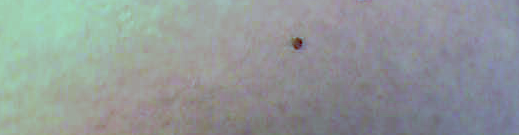
#> input picture L (1).png, 519 x 135 px
$ python segment.py --image 'L (1).png'
#> lines starting #> are read from the running program, lines starting #| are printed output that depends on the picture
import cv2
import numpy as np

class Segment:
    def __init__(self,segments=5):
        #define number of segments, with default 5
        self.segments=segments

    def kmeans(self,image):
        #image=cv2.GaussianBlur(image,(7,7),0)
        vectorized=image.reshape(-1,3)
        vectorized=np.float32(vectorized)
        criteria=(cv2.TERM_CRITERIA_EPS + cv2.TERM_CRITERIA_MAX_ITER, 10, 1.0)
        ret,label,center=cv2.kmeans(vectorized,self.segments,None,criteria,10,cv2.KMEANS_RANDOM_CENTERS)
        res = center[label.flatten()]
        segmented_image = res.reshape((image.shape))
        return label.reshape((image.shape[0],image.shape[1])),segmented_image.astype(np.uint8)


    def extractComponent(self,image,label_image,label):
        component=np.zeros(image.shape,np.uint8)
        component[label_image==label]=image[label_image==label]
        return component

if __name__=="__main__":
    import argparse
    import sys
    ap = argparse.ArgumentParser()
    ap.add_argument("-i", "--image", required = True, help = "Path to the image")
    ap.add_argument("-n", "--segments", required = False, type = int,
        help = "# of clusters")
    args = vars(ap.parse_args())

    image=cv2.imread(args["image"])
#> image is the input picture: shape (135, 519, 3); mean B, G, R 152.3, 152.1, 145.5
    if len(sys.argv)==3:

        seg = Segment()
        label,result= seg.kmeans(image)
#> in kmeans, `ret,label,center=cv2.kmeans(vectorized,self.segments,None,criteria,10,..`: ret = 11774630.5; center = [[133.7, 125.2, 126.2], [179.7, 204.5, 158.4], [151.7, 142.2, 143.8], [157.1, 162.1, 158.1], [167.2, 185.6, 158.5]]
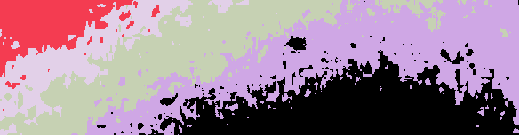
#> label: shape (135, 519) int32; 5 distinct labels, from 0 to 4; one colour per label, 0 black
    else:
        seg=Segment(args["segments"])
        label,result=seg.kmeans(image)
    cv2.imshow("segmented",result)
    result=seg.extractComponent(image,label,2)
#> in extractComponent, `component[label_image==label]=image[label_image==label]`:
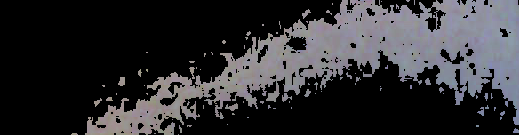
#> component: shape (135, 519, 3); mean B, G, R 50, 46.9, 47.4
    cv2.imshow("extracted",result)
    cv2.waitKey(0)

$ run again, on L (11).png
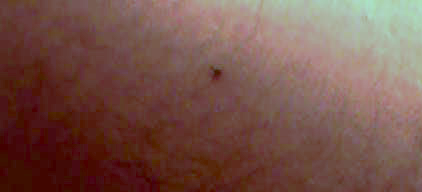
#> input picture L (11).png, 422 x 192 px
#> image is the input picture: shape (192, 422, 3); mean B, G, R 74.4, 83.5, 118.3
#> ret = 27911963.8; center = [[163.7, 182.2, 172.8], [15.49, 24.8, 77.84], [123.9, 130.6, 163.2], [87.44, 94.56, 125.1], [54.83, 62.69, 103.2]]
#> `label,result= seg.kmeans(image)`:
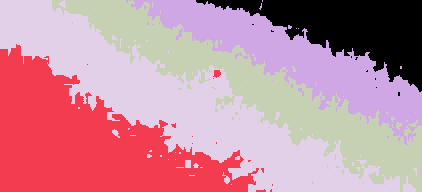
#> label: shape (192, 422) int32; 5 distinct labels, from 0 to 4; one colour per label, 0 black
#> in extractComponent, `component[label_image==label]=image[label_image==label]`:
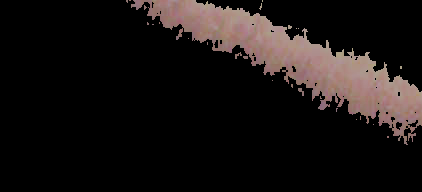
#> component: shape (192, 422, 3); mean B, G, R 18.9, 20, 24.9

$ run again, on L (12).png
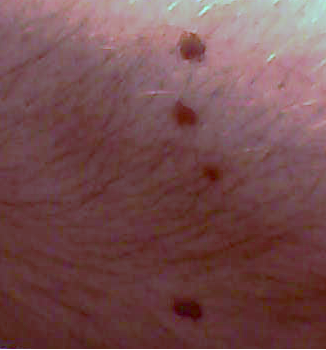
#> input picture L (12).png, 326 x 350 px
#> image is the input picture: shape (350, 326, 3); mean B, G, R 79.9, 78.1, 117.8
#> ret = 33616823; center = [[42.1, 45.43, 91.46], [172.7, 175.4, 182.9], [131.8, 123.8, 167.1], [97.11, 90.33, 126.4], [64.04, 61.24, 103]]
#> `label,result= seg.kmeans(image)`:
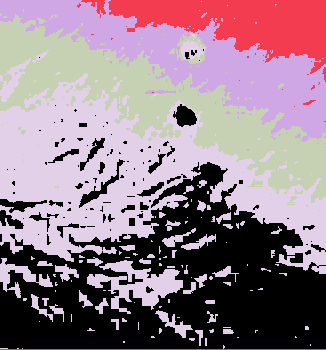
#> label: shape (350, 326) int32; 5 distinct labels, from 0 to 4; one colour per label, 0 black
#> in extractComponent, `component[label_image==label]=image[label_image==label]`:
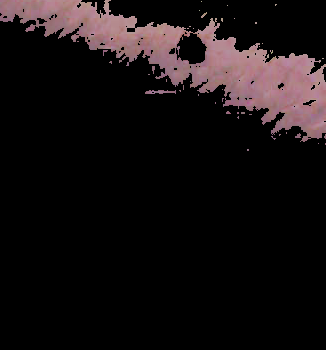
#> component: shape (350, 326, 3); mean B, G, R 17.3, 16.3, 22

$ run again, on L (13).png
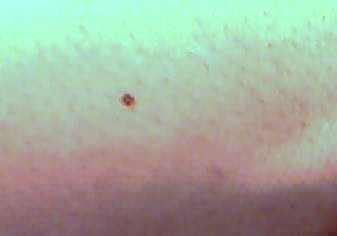
#> input picture L (13).png, 337 x 236 px
#> image is the input picture: shape (236, 337, 3); mean B, G, R 157.1, 172.4, 163.9
#> ret = 22971541.7; center = [[175.3, 197.6, 174.8], [88.13, 83.6, 113.5], [115.4, 110.7, 144.9], [209.2, 248.2, 174.8], [145.2, 152.2, 174.5]]
#> `label,result= seg.kmeans(image)`:
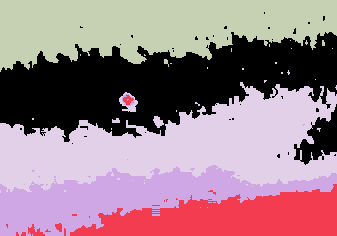
#> label: shape (236, 337) int32; 5 distinct labels, from 0 to 4; one colour per label, 0 black
#> in extractComponent, `component[label_image==label]=image[label_image==label]`:
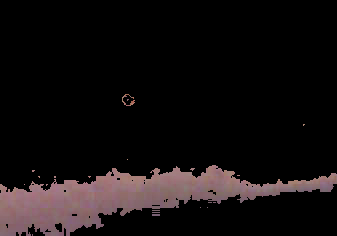
#> component: shape (236, 337, 3); mean B, G, R 15.4, 14.8, 19.4
